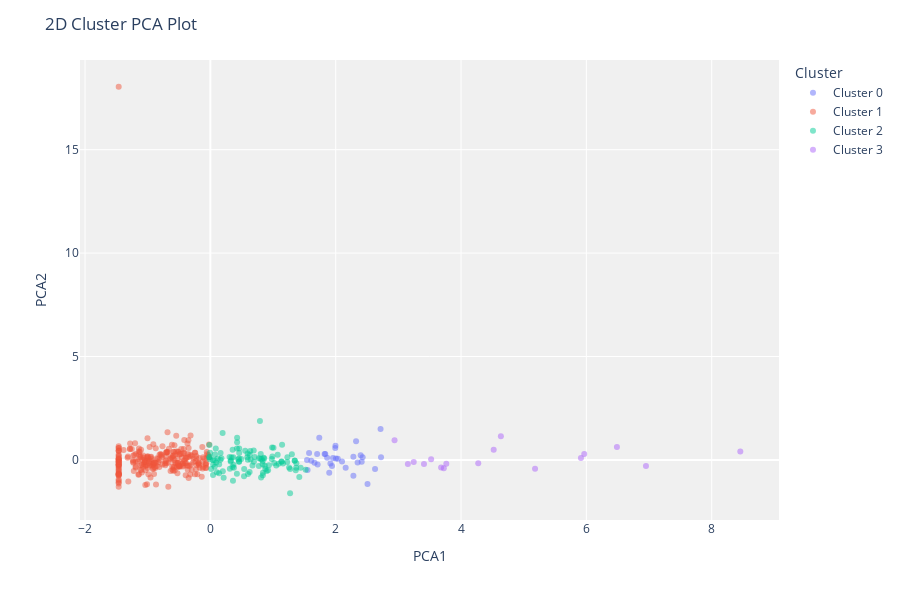

This figure's notebook cell:
### Code cell
plot_model(modelo, plot = 'cluster', feature = 'Porcetagem de Casos', label=False)
